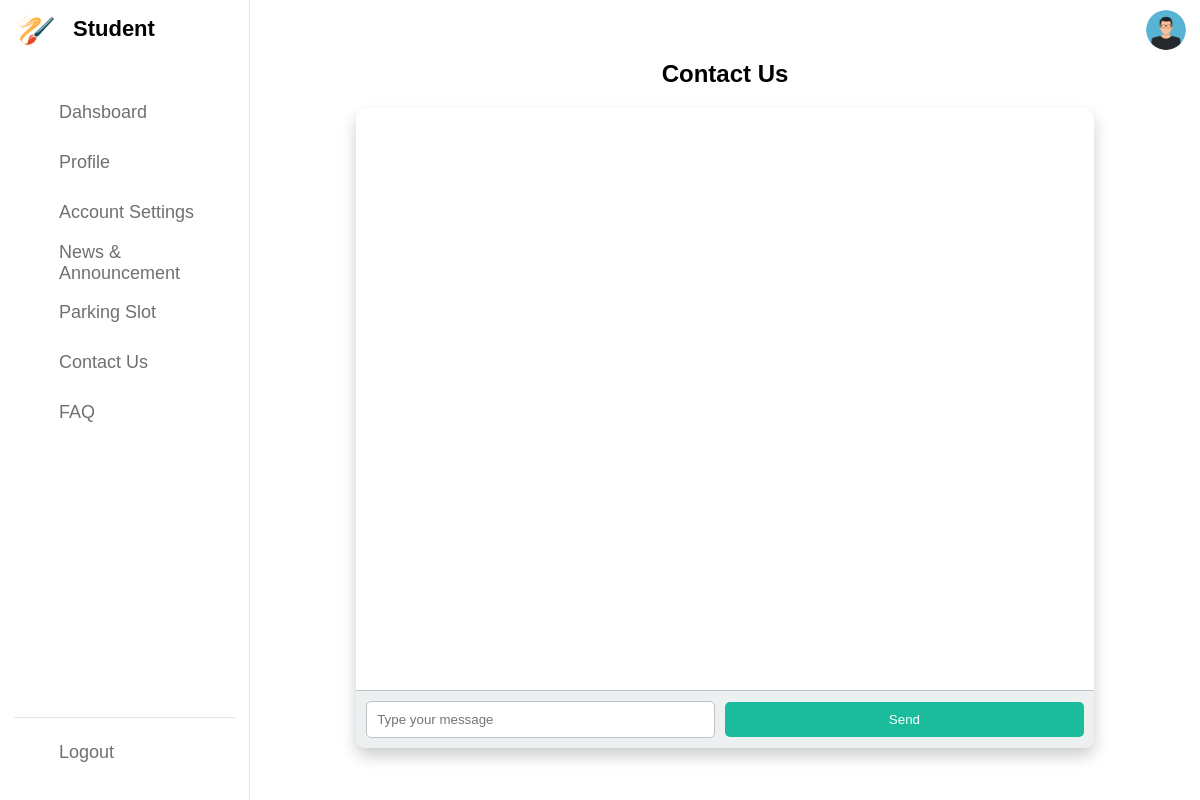
/student/contact.php (signed in), run on an earlier commit of the app's database.
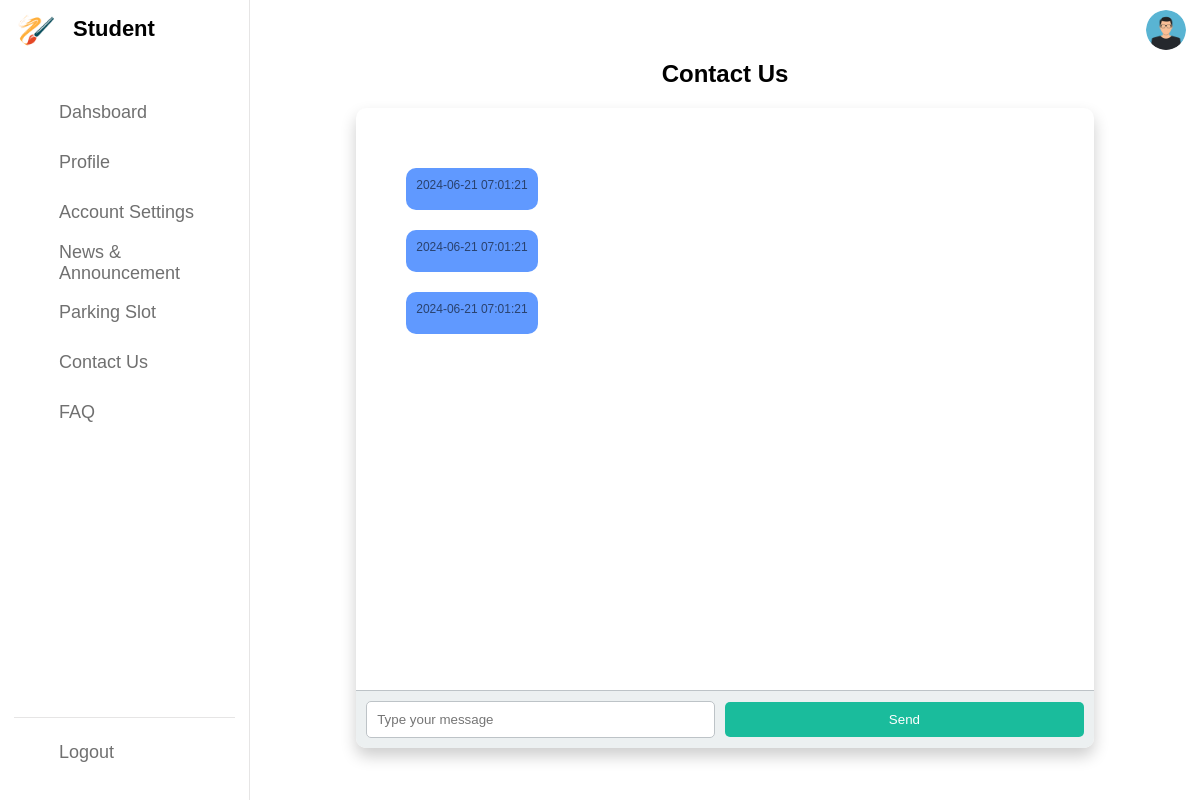
And on a later commit of the database.
### tables this page shows
CREATE TABLE `messages` (
  `id` int(11) NOT NULL,
  `subject` varchar(255) NOT NULL,
  `message` text NOT NULL,
  `user_id` int(11) NOT NULL,
  `reply` varchar(255) DEFAULT NULL,
  `created_at` timestamp NOT NULL DEFAULT current_timestamp(),
  `sender` varchar(255) NOT NULL,
  `receiver` varchar(255) NOT NULL,
  `timestamp` timestamp NOT NULL DEFAULT current_timestamp()
);

### student/contact.php (the view, shortened to what this page needs)
<?php
require_once("include/header.php");
require_once("include/sidebar.php");
require_once("include/connection.php");
$loggedInUser = $_SESSION['username'];
$messageQuery = "SELECT * FROM messages WHERE sender = '$loggedInUser' OR receiver = '$loggedInUser' ORDER BY timestamp ASC";
$messageResult = mysqli_query($conn, $messageQuery);
$messages = [];
if ($messageResult) {
    while ($row = mysqli_fetch_assoc($messageResult)) {
        $messages[] = $row;
    }
}
?>
<div class="dash-content">
    <h2>Contact Us</h2>
    <div class="overview">
        <div class="chat-container">
            <div class="chat-box-container">
                <div class="chat-box" id="chat-box">
                    <?php foreach ($messages as $message): ?>
                        <div class="chat-message <?php echo $message['sender'] == 'admin@gmail.com' ? 'admin' : 'user'; ?>">
                            <p class="timestamp"><?php echo htmlspecialchars($message['timestamp']); ?></p>
                        </div>
                    <?php endforeach; ?>
                </div>
                <form id="chat-form" enctype="multipart/form-data" class="chat-form">
                    <input type="text" id="message-input" placeholder="Type your message" class="message-input">
                    <button type="submit" class="send-button">Send</button>
                </form>
            </div>
        </div>
    </div>
</div>
<?php require_once("include/footer.php"); ?>

What changed in the data, as far as the page shows it:
now on this page (row edited): messages: timestamp "2024-06-21 07:01:21"
now on this page (row edited): messages: timestamp "2024-06-21 07:01:21"
now on this page (row edited): messages: timestamp "2024-06-21 07:01:21"
